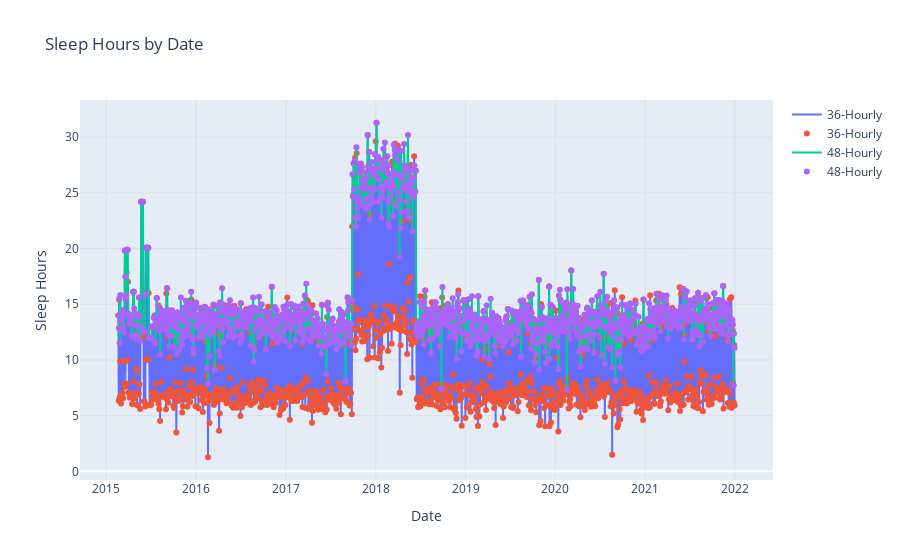

The notebook cell saved with this chart:
### Markdown cell above
# Training Data on different Sampling Freq

### Code cell
df_train_indexed = merged_df_train.set_index('date')
df_train_36_hourly = df_train_indexed['sleep_hours'].resample('36h').sum().reset_index()
df_train_48_hourly = df_train_indexed['sleep_hours'].resample('48h').sum().reset_index()

fig = go.Figure()

# Add the 12-hourly line plot
fig.add_trace(go.Scatter(x=df_train_36_hourly['date'], y=df_train_36_hourly['sleep_hours'], mode='lines', name='36-Hourly'))
fig.add_trace(go.Scatter(x=df_train_36_hourly['date'], y=df_train_36_hourly['sleep_hours'], mode='markers', name='36-Hourly'))



fig.add_trace(go.Scatter(x=df_train_48_hourly['date'], y=df_train_48_hourly['sleep_hours'], mode='lines', name='48-Hourly'))
fig.add_trace(go.Scatter(x=df_train_48_hourly['date'], y=df_train_48_hourly['sleep_hours'], mode='markers', name='48-Hourly'))

# Customize the axes labels
fig.update_layout(xaxis_title='Date', yaxis_title='Sleep Hours')

# Customize the grid lines
fig.update_layout(xaxis=dict(showgrid=True, gridwidth=0.5, gridcolor='lightgray'),
                  yaxis=dict(showgrid=True, gridwidth=0.5, gridcolor='lightgray'))

# Set the title
fig.update_layout(title='Sleep Hours by Date')

# Display the plot
fig.show()

### Figure 1 — Plotly figure (JSON) as saved in the notebook; plotly's stock layout.template omitted (floating-point values rounded to 4 significant figures; data arrays with more than 128 entries replaced by an {"elided": "..."} marker saying what was removed)
{"data": [{"mode": "lines", "name": "36-Hourly", "type": "scatter", "x": {"elided": "1672 str values"}, "y": {"elided": "1672 float values"}}, {"mode": "markers", "name": "36-Hourly", "type": "scatter", "x": {"elided": "1672 str values"}, "y": {"elided": "1672 float values"}}, {"mode": "lines", "name": "48-Hourly", "type": "scatter", "x": {"elided": "1254 str values"}, "y": {"elided": "1254 float values"}}, {"mode": "markers", "name": "48-Hourly", "type": "scatter", "x": {"elided": "1254 str values"}, "y": {"elided": "1254 float values"}}], "layout": {"title": {"text": "Sleep Hours by Date"}, "xaxis": {"gridcolor": "lightgray", "gridwidth": 0.5, "showgrid": true, "title": {"text": "Date"}}, "yaxis": {"gridcolor": "lightgray", "gridwidth": 0.5, "showgrid": true, "title": {"text": "Sleep Hours"}}}}
